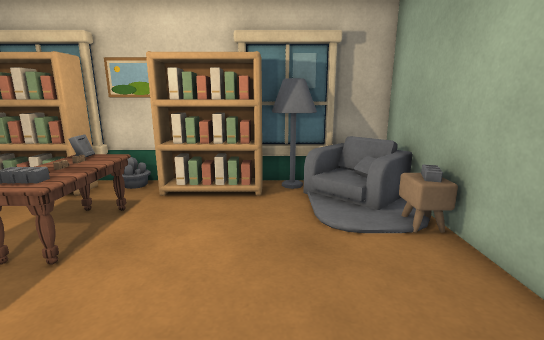
view 1 (above)

12 first-person views from a walk through a Unity game level. The camera is 1.5 m above the floor, tilts 14° down and sees 85° across. Doors are open. The floor is counted in squares, 0.5 m on a side. Each view is taken from the middle of a square. On the plan, view 1 faces up. The plan holds only what a view shows up to about 20 squares ahead; the rest is blank. The player character is not drawn. Surface patterns are stand-ins for the level's own textures.

view 2
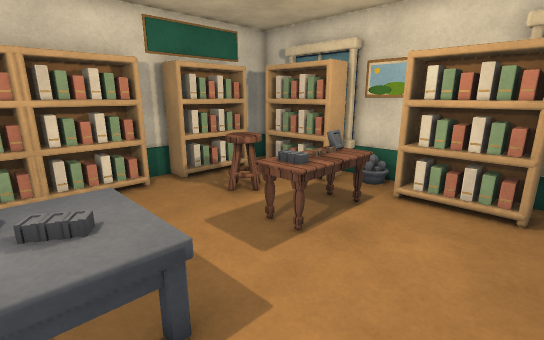

view 3
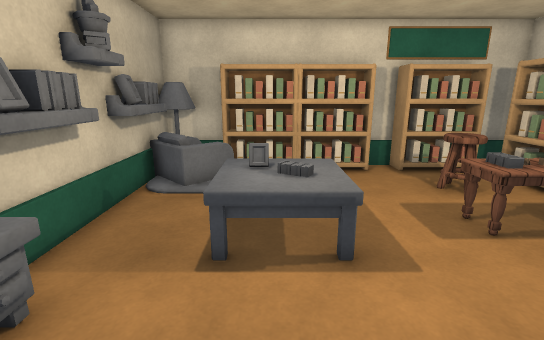

view 4
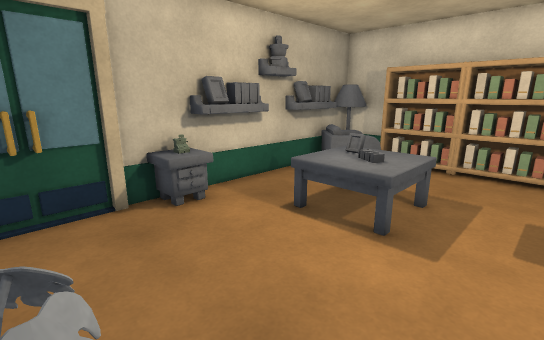

view 5
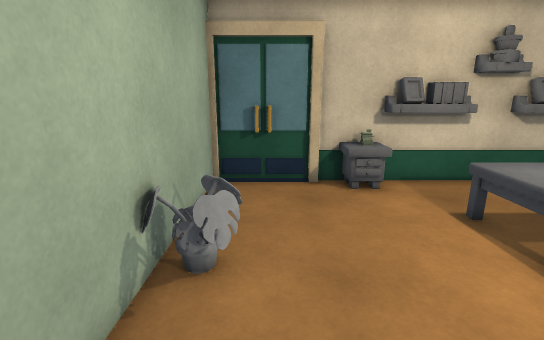

view 6
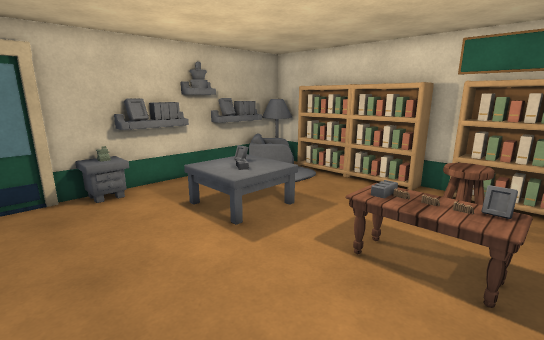

view 7
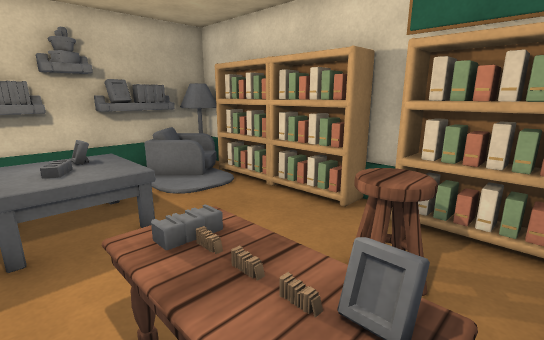

view 8
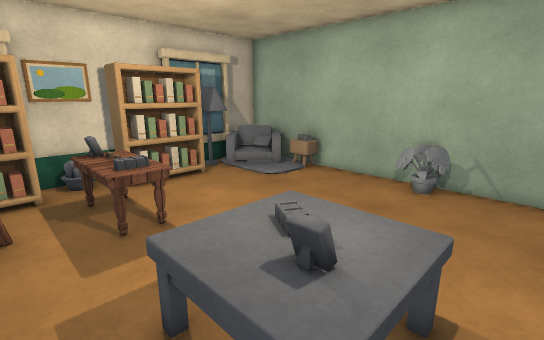

view 9
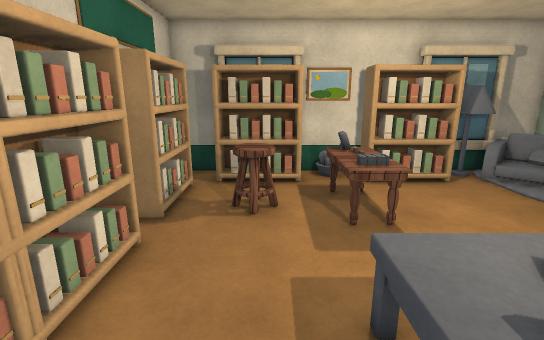

view 10
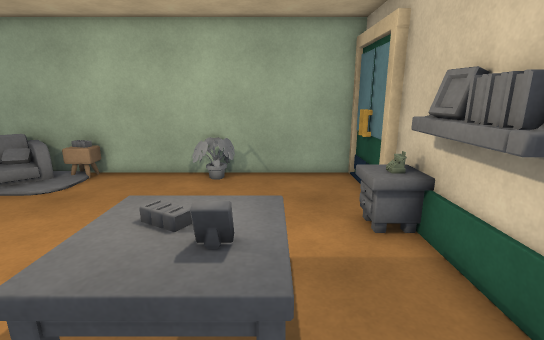

view 11
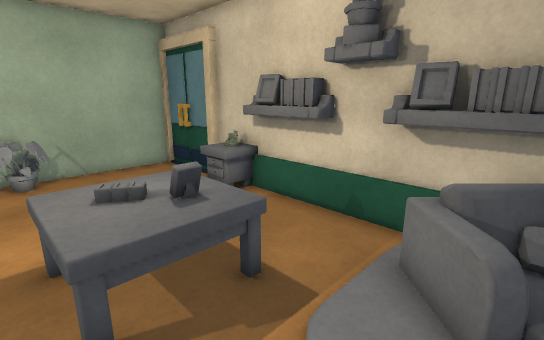

view 12
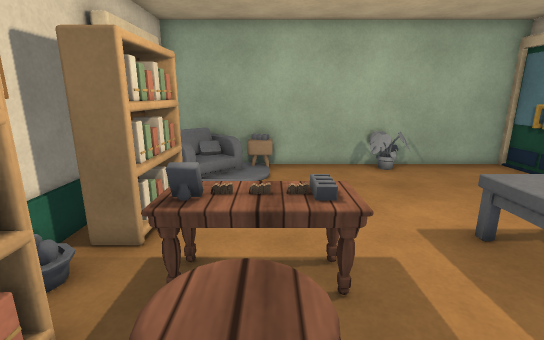

### Floor plan
Key: @ floor where view 1 was taken; # wall or solid block; . floor; / step, stairs or slope; D closed door; = window, fence, low wall or low ledge; O other object.
Columns run from 11 left of view 1 to 4 right of it. Each row starts with its distance up from view 1.
 11 ###  ######  ###
 10 #=####OOOO##O# #
  9 #.OOOO..OOOOO  #
  8 #O....OO...../ #
  7 #O.OO.OO.....  #
  6 #O.OO.OO.......D
  5 #O....OO.......D
  4 #O.............D
  3 #O.............D
  2 #O....OOO.....O#
  1 #O...OOOO.....O#
  0 #O...OOOO..@...#
 -1 #O ..OOOO......#
 -2 #O O...........#
 -3 #OOOO....OO....#
 -4 OOOOOOOOOOOO####
 -5 ################

Positions as (right, up) in squares from view 1, and headings:
1: (0, 0), facing up
2: (0, 0), facing up-left
3: (2, 0), facing left
4: (3, 4), facing down-left
5: (2, 6), facing down
6: (2, 8), facing down-left
7: (-3, 8), facing down-left
8: (-7, -2), facing up-right
9: (-7, -2), facing up
10: (-8, -1), facing right
11: (-9, 2), facing down-right
12: (-9, 6), facing right
